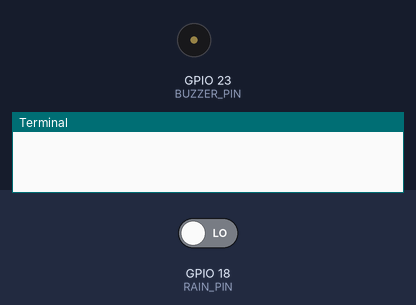
Bench run of a program on a simulated Raspberry Pi (BCM pin numbers). Shown: buzzer (waves = sounding, pin HIGH), the last lines printed to the terminal. The inputs (shaded band) are chosen by the test bench; at power-on: GPIO 18 (RAIN_PIN) LOW.

Above: at 1.2 s.
1.3 s: GPIO 18 (RAIN_PIN) driven HIGH
At 1.55 s:
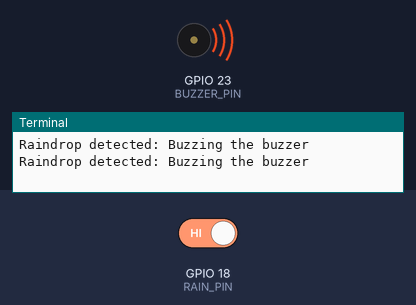
4.3 s: GPIO 18 (RAIN_PIN) driven LOW
At 4.3 s:
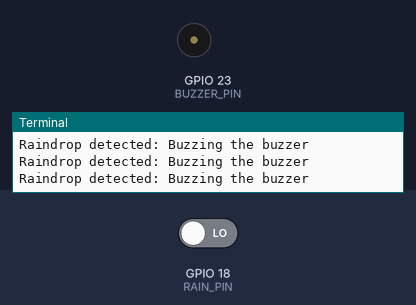
Timing chart, 0 to 7.3 s (numbered marks = the images above; inputs shaded):
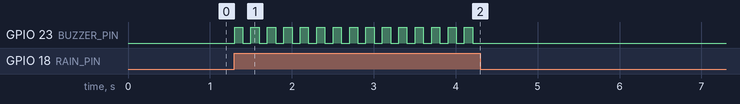

The program:

qn6.py
```python
#raspberry qn 6
import RPi.GPIO as GPIO
import time

# GPIO pins for raindrop sensor and buzzer
RAIN_PIN = 18
BUZZER_PIN = 23

def setup():
    GPIO.setmode(GPIO.BCM)
    GPIO.setup(RAIN_PIN, GPIO.IN)
    GPIO.setup(BUZZER_PIN, GPIO.OUT)
    GPIO.output(BUZZER_PIN, GPIO.LOW)

def main():
    try:
        setup()
        while True:
            if GPIO.input(RAIN_PIN) == GPIO.HIGH:  # Raindrop detected
                print("Raindrop detected: Buzzing the buzzer")
                GPIO.output(BUZZER_PIN, GPIO.HIGH)
                time.sleep(0.1)  # Buzz for 0.1 seconds
                GPIO.output(BUZZER_PIN, GPIO.LOW)

            time.sleep(0.1)  # Wait for 0.1 seconds before next check
    except KeyboardInterrupt:
        GPIO.cleanup()

if __name__ == "__main__":
    main()
```

Measured:
- after the input at 1.3 s, GPIO 23 (BUZZER_PIN): alternates HIGH for 0.10 s and LOW for 0.10 s, starting at once
- after the input at 4.3 s, GPIO 23 (BUZZER_PIN): stops changing and stays LOW
